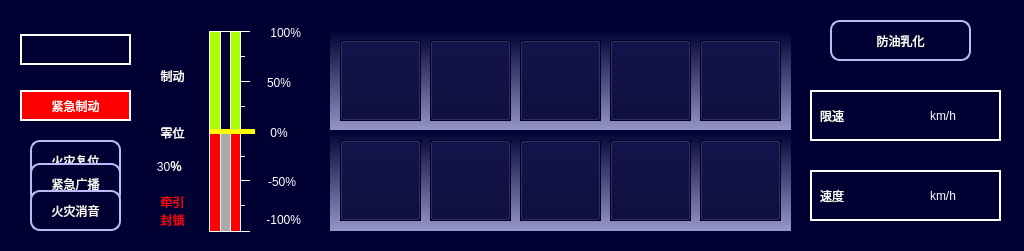
<?xml version="1.0" encoding="UTF-8"?>
<ui version="4.0">
 <class>VehicleStatusArea</class>
 <widget class="QWidget" name="VehicleStatusArea">
  <property name="geometry">
   <rect>
    <x>0</x>
    <y>0</y>
    <width>1024</width>
    <height>251</height>
   </rect>
  </property>
  <property name="windowTitle">
   <string>Form</string>
  </property>
  <property name="styleSheet">
   <string notr="true">QWidget
{
	background-color: rgb(0,0,50);
}


</string>
  </property>
  <widget class="QLabel" name="LBLSpeed">
   <property name="geometry">
    <rect>
     <x>20</x>
     <y>90</y>
     <width>111</width>
     <height>31</height>
    </rect>
   </property>
   <property name="styleSheet">
    <string notr="true">background-color: rgb(255, 0, 0);
color:white;
font:20px &quot;微软雅黑&quot;;
border:2px  solid;
border-color: rgb(255, 255, 255);
</string>
   </property>
   <property name="text">
    <string>紧急制动</string>
   </property>
   <property name="alignment">
    <set>Qt::AlignCenter</set>
   </property>
  </widget>
  <widget class="QLabel" name="LBLNetV">
   <property name="geometry">
    <rect>
     <x>820</x>
     <y>100</y>
     <width>51</width>
     <height>31</height>
    </rect>
   </property>
   <property name="styleSheet">
    <string notr="true">color:white;
font:24px &quot;微软雅黑&quot;;</string>
   </property>
   <property name="text">
    <string>限速</string>
   </property>
  </widget>
  <widget class="QPushButton" name="BTNHVAC">
   <property name="geometry">
    <rect>
     <x>340</x>
     <y>40</y>
     <width>81</width>
     <height>81</height>
    </rect>
   </property>
   <property name="focusPolicy">
    <enum>Qt::NoFocus</enum>
   </property>
   <property name="styleSheet">
    <string notr="true"/>
   </property>
   <property name="text">
    <string/>
   </property>
  </widget>
  <widget class="QPushButton" name="BTNSIV">
   <property name="geometry">
    <rect>
     <x>430</x>
     <y>40</y>
     <width>81</width>
     <height>81</height>
    </rect>
   </property>
   <property name="focusPolicy">
    <enum>Qt::NoFocus</enum>
   </property>
   <property name="styleSheet">
    <string notr="true"/>
   </property>
   <property name="text">
    <string/>
   </property>
  </widget>
  <widget class="QLabel" name="label">
   <property name="geometry">
    <rect>
     <x>330</x>
     <y>30</y>
     <width>461</width>
     <height>101</height>
    </rect>
   </property>
   <property name="styleSheet">
    <string notr="true">background:qlineargradient(spread:pad,x1:0,y1:0,x2:0,y2:1,stop:0 rgba(0,0,50,255),stop:1 rgba(150,150,200,255));</string>
   </property>
   <property name="text">
    <string/>
   </property>
  </widget>
  <widget class="QLabel" name="label_2">
   <property name="geometry">
    <rect>
     <x>330</x>
     <y>130</y>
     <width>461</width>
     <height>101</height>
    </rect>
   </property>
   <property name="styleSheet">
    <string notr="true">background:qlineargradient(spread:pad,x1:0,y1:0,x2:0,y2:1,stop:0 rgba(0,0,50,255),stop:1 rgba(150,150,200,255));</string>
   </property>
   <property name="text">
    <string/>
   </property>
  </widget>
  <widget class="QPushButton" name="BTNEDCU">
   <property name="geometry">
    <rect>
     <x>520</x>
     <y>40</y>
     <width>81</width>
     <height>81</height>
    </rect>
   </property>
   <property name="focusPolicy">
    <enum>Qt::NoFocus</enum>
   </property>
   <property name="styleSheet">
    <string notr="true"/>
   </property>
   <property name="text">
    <string/>
   </property>
  </widget>
  <widget class="QPushButton" name="BTNPIS">
   <property name="geometry">
    <rect>
     <x>610</x>
     <y>40</y>
     <width>81</width>
     <height>81</height>
    </rect>
   </property>
   <property name="focusPolicy">
    <enum>Qt::NoFocus</enum>
   </property>
   <property name="styleSheet">
    <string notr="true"/>
   </property>
   <property name="text">
    <string/>
   </property>
  </widget>
  <widget class="QPushButton" name="BTNTolopogy">
   <property name="geometry">
    <rect>
     <x>700</x>
     <y>40</y>
     <width>81</width>
     <height>81</height>
    </rect>
   </property>
   <property name="focusPolicy">
    <enum>Qt::NoFocus</enum>
   </property>
   <property name="styleSheet">
    <string notr="true"/>
   </property>
   <property name="text">
    <string/>
   </property>
  </widget>
  <widget class="QPushButton" name="BTNFire">
   <property name="geometry">
    <rect>
     <x>520</x>
     <y>140</y>
     <width>81</width>
     <height>81</height>
    </rect>
   </property>
   <property name="focusPolicy">
    <enum>Qt::NoFocus</enum>
   </property>
   <property name="styleSheet">
    <string notr="true"/>
   </property>
   <property name="text">
    <string/>
   </property>
  </widget>
  <widget class="QPushButton" name="BTNBCU">
   <property name="geometry">
    <rect>
     <x>340</x>
     <y>140</y>
     <width>81</width>
     <height>81</height>
    </rect>
   </property>
   <property name="focusPolicy">
    <enum>Qt::NoFocus</enum>
   </property>
   <property name="styleSheet">
    <string notr="true"/>
   </property>
   <property name="text">
    <string/>
   </property>
  </widget>
  <widget class="QPushButton" name="BTNTCU">
   <property name="geometry">
    <rect>
     <x>430</x>
     <y>140</y>
     <width>81</width>
     <height>81</height>
    </rect>
   </property>
   <property name="focusPolicy">
    <enum>Qt::NoFocus</enum>
   </property>
   <property name="styleSheet">
    <string notr="true"/>
   </property>
   <property name="text">
    <string/>
   </property>
  </widget>
  <widget class="QPushButton" name="BTNACP">
   <property name="geometry">
    <rect>
     <x>610</x>
     <y>140</y>
     <width>81</width>
     <height>81</height>
    </rect>
   </property>
   <property name="focusPolicy">
    <enum>Qt::NoFocus</enum>
   </property>
   <property name="styleSheet">
    <string notr="true"/>
   </property>
   <property name="text">
    <string/>
   </property>
  </widget>
  <widget class="QLabel" name="lbl_mode">
   <property name="geometry">
    <rect>
     <x>20</x>
     <y>34</y>
     <width>111</width>
     <height>31</height>
    </rect>
   </property>
   <property name="styleSheet">
    <string notr="true">QLabel
{
color:white;
font:20px &quot;微软雅黑&quot;;
border:2px  solid;
	border-color: rgb(255, 255, 255);
}</string>
   </property>
   <property name="text">
    <string/>
   </property>
   <property name="alignment">
    <set>Qt::AlignCenter</set>
   </property>
  </widget>
  <widget class="QLabel" name="LBLHVAC">
   <property name="geometry">
    <rect>
     <x>340</x>
     <y>40</y>
     <width>81</width>
     <height>81</height>
    </rect>
   </property>
   <property name="styleSheet">
    <string notr="true"/>
   </property>
   <property name="text">
    <string/>
   </property>
  </widget>
  <widget class="QLabel" name="LBLSIV">
   <property name="geometry">
    <rect>
     <x>430</x>
     <y>40</y>
     <width>81</width>
     <height>81</height>
    </rect>
   </property>
   <property name="styleSheet">
    <string notr="true"/>
   </property>
   <property name="text">
    <string/>
   </property>
  </widget>
  <widget class="QLabel" name="LBLReset">
   <property name="geometry">
    <rect>
     <x>700</x>
     <y>140</y>
     <width>81</width>
     <height>81</height>
    </rect>
   </property>
   <property name="styleSheet">
    <string notr="true"/>
   </property>
   <property name="text">
    <string/>
   </property>
  </widget>
  <widget class="QLabel" name="LBLEDCU">
   <property name="geometry">
    <rect>
     <x>520</x>
     <y>40</y>
     <width>81</width>
     <height>81</height>
    </rect>
   </property>
   <property name="styleSheet">
    <string notr="true"/>
   </property>
   <property name="text">
    <string/>
   </property>
  </widget>
  <widget class="QLabel" name="LBLPIS">
   <property name="geometry">
    <rect>
     <x>610</x>
     <y>40</y>
     <width>81</width>
     <height>81</height>
    </rect>
   </property>
   <property name="styleSheet">
    <string notr="true"/>
   </property>
   <property name="text">
    <string/>
   </property>
  </widget>
  <widget class="QLabel" name="LBLFire">
   <property name="geometry">
    <rect>
     <x>520</x>
     <y>140</y>
     <width>81</width>
     <height>81</height>
    </rect>
   </property>
   <property name="styleSheet">
    <string notr="true"/>
   </property>
   <property name="text">
    <string/>
   </property>
  </widget>
  <widget class="QLabel" name="LBLBCU">
   <property name="geometry">
    <rect>
     <x>340</x>
     <y>140</y>
     <width>81</width>
     <height>81</height>
    </rect>
   </property>
   <property name="styleSheet">
    <string notr="true"/>
   </property>
   <property name="text">
    <string/>
   </property>
  </widget>
  <widget class="QLabel" name="LBLACP">
   <property name="geometry">
    <rect>
     <x>610</x>
     <y>140</y>
     <width>81</width>
     <height>81</height>
    </rect>
   </property>
   <property name="styleSheet">
    <string notr="true"/>
   </property>
   <property name="text">
    <string/>
   </property>
  </widget>
  <widget class="QLabel" name="LBLTolopogy">
   <property name="geometry">
    <rect>
     <x>700</x>
     <y>40</y>
     <width>81</width>
     <height>81</height>
    </rect>
   </property>
   <property name="styleSheet">
    <string notr="true"/>
   </property>
   <property name="text">
    <string/>
   </property>
  </widget>
  <widget class="QLabel" name="LBLTCU">
   <property name="geometry">
    <rect>
     <x>430</x>
     <y>140</y>
     <width>81</width>
     <height>81</height>
    </rect>
   </property>
   <property name="styleSheet">
    <string notr="true"/>
   </property>
   <property name="text">
    <string/>
   </property>
  </widget>
  <widget class="QLabel" name="LBL_metrolimitspeed">
   <property name="geometry">
    <rect>
     <x>880</x>
     <y>100</y>
     <width>41</width>
     <height>31</height>
    </rect>
   </property>
   <property name="styleSheet">
    <string notr="true">color:white;
font:24px,&quot;微软雅黑&quot;;</string>
   </property>
   <property name="text">
    <string/>
   </property>
   <property name="alignment">
    <set>Qt::AlignCenter</set>
   </property>
  </widget>
  <widget class="QLabel" name="LBLNetV_3">
   <property name="geometry">
    <rect>
     <x>820</x>
     <y>180</y>
     <width>51</width>
     <height>31</height>
    </rect>
   </property>
   <property name="styleSheet">
    <string notr="true">color:white;
font:24px &quot;微软雅黑&quot;;</string>
   </property>
   <property name="text">
    <string>速度</string>
   </property>
  </widget>
  <widget class="QLabel" name="lbl_metrospeed">
   <property name="geometry">
    <rect>
     <x>880</x>
     <y>180</y>
     <width>41</width>
     <height>31</height>
    </rect>
   </property>
   <property name="styleSheet">
    <string notr="true">color:white;
font:24px,&quot;微软雅黑&quot;;</string>
   </property>
   <property name="text">
    <string/>
   </property>
   <property name="alignment">
    <set>Qt::AlignCenter</set>
   </property>
  </widget>
  <widget class="QLabel" name="LBLNetV_5">
   <property name="geometry">
    <rect>
     <x>930</x>
     <y>100</y>
     <width>61</width>
     <height>31</height>
    </rect>
   </property>
   <property name="styleSheet">
    <string notr="true">color:white;
font:24px &quot;微软雅黑&quot;;</string>
   </property>
   <property name="text">
    <string>km/h</string>
   </property>
  </widget>
  <widget class="QLabel" name="LBLNetV_6">
   <property name="geometry">
    <rect>
     <x>930</x>
     <y>180</y>
     <width>61</width>
     <height>31</height>
    </rect>
   </property>
   <property name="styleSheet">
    <string notr="true">color:white;
font:24px &quot;微软雅黑&quot;;</string>
   </property>
   <property name="text">
    <string>km/h</string>
   </property>
  </widget>
  <widget class="QWidget" name="widget_2" native="true">
   <property name="geometry">
    <rect>
     <x>180</x>
     <y>-10</y>
     <width>121</width>
     <height>250</height>
    </rect>
   </property>
   <property name="styleSheet">
    <string notr="true">background-color: rgb(0, 0, 50);</string>
   </property>
   <widget class="QLabel" name="Barlabel_left_24">
    <property name="geometry">
     <rect>
      <x>30</x>
      <y>41</y>
      <width>10</width>
      <height>100</height>
     </rect>
    </property>
    <property name="sizePolicy">
     <sizepolicy hsizetype="MinimumExpanding" vsizetype="Preferred">
      <horstretch>0</horstretch>
      <verstretch>0</verstretch>
     </sizepolicy>
    </property>
    <property name="styleSheet">
     <string notr="true">background-color: rgb(170, 255, 0);
border-color: rgb(255, 255, 255);</string>
    </property>
    <property name="text">
     <string/>
    </property>
   </widget>
   <widget class="QLabel" name="label_84">
    <property name="geometry">
     <rect>
      <x>80</x>
      <y>85</y>
      <width>31</width>
      <height>16</height>
     </rect>
    </property>
    <property name="styleSheet">
     <string notr="true">color: rgb(255, 255, 255);</string>
    </property>
    <property name="text">
     <string>50%</string>
    </property>
    <property name="alignment">
     <set>Qt::AlignRight|Qt::AlignTrailing|Qt::AlignVCenter</set>
    </property>
   </widget>
   <widget class="QLabel" name="label_85">
    <property name="geometry">
     <rect>
      <x>60</x>
      <y>66</y>
      <width>5</width>
      <height>1</height>
     </rect>
    </property>
    <property name="styleSheet">
     <string notr="true">background-color: rgb(255, 255, 255);</string>
    </property>
    <property name="text">
     <string/>
    </property>
   </widget>
   <widget class="QLabel" name="label_86">
    <property name="geometry">
     <rect>
      <x>29</x>
      <y>241</y>
      <width>41</width>
      <height>1</height>
     </rect>
    </property>
    <property name="styleSheet">
     <string notr="true">background-color: rgb(255, 255, 255);</string>
    </property>
    <property name="text">
     <string/>
    </property>
   </widget>
   <widget class="QLabel" name="label_87">
    <property name="geometry">
     <rect>
      <x>40</x>
      <y>42</y>
      <width>1</width>
      <height>200</height>
     </rect>
    </property>
    <property name="styleSheet">
     <string notr="true">background-color: rgb(255, 255, 255);</string>
    </property>
    <property name="text">
     <string/>
    </property>
   </widget>
   <widget class="QLabel" name="Barlabel_left_25">
    <property name="geometry">
     <rect>
      <x>50</x>
      <y>141</y>
      <width>10</width>
      <height>100</height>
     </rect>
    </property>
    <property name="styleSheet">
     <string notr="true">background-color: rgb(255, 0, 0);</string>
    </property>
    <property name="text">
     <string/>
    </property>
   </widget>
   <widget class="QLabel" name="label_88">
    <property name="geometry">
     <rect>
      <x>80</x>
      <y>135</y>
      <width>31</width>
      <height>16</height>
     </rect>
    </property>
    <property name="styleSheet">
     <string notr="true">color: rgb(255, 255, 255);</string>
    </property>
    <property name="text">
     <string>0% </string>
    </property>
    <property name="alignment">
     <set>Qt::AlignRight|Qt::AlignTrailing|Qt::AlignVCenter</set>
    </property>
   </widget>
   <widget class="QLabel" name="label_89">
    <property name="geometry">
     <rect>
      <x>60</x>
      <y>190</y>
      <width>10</width>
      <height>1</height>
     </rect>
    </property>
    <property name="styleSheet">
     <string notr="true">background-color: rgb(255, 255, 255);</string>
    </property>
    <property name="text">
     <string/>
    </property>
   </widget>
   <widget class="QLabel" name="label_90">
    <property name="geometry">
     <rect>
      <x>60</x>
      <y>42</y>
      <width>1</width>
      <height>200</height>
     </rect>
    </property>
    <property name="styleSheet">
     <string notr="true">background-color: rgb(255, 255, 255);</string>
    </property>
    <property name="text">
     <string/>
    </property>
   </widget>
   <widget class="QLabel" name="label_91">
    <property name="geometry">
     <rect>
      <x>75</x>
      <y>184</y>
      <width>41</width>
      <height>16</height>
     </rect>
    </property>
    <property name="styleSheet">
     <string notr="true">color: rgb(255, 255, 255);</string>
    </property>
    <property name="text">
     <string>-50%</string>
    </property>
    <property name="alignment">
     <set>Qt::AlignRight|Qt::AlignTrailing|Qt::AlignVCenter</set>
    </property>
   </widget>
   <widget class="QLabel" name="label_92">
    <property name="geometry">
     <rect>
      <x>50</x>
      <y>42</y>
      <width>1</width>
      <height>200</height>
     </rect>
    </property>
    <property name="styleSheet">
     <string notr="true">background-color: rgb(255, 255, 255);</string>
    </property>
    <property name="text">
     <string/>
    </property>
   </widget>
   <widget class="QLabel" name="label_93">
    <property name="geometry">
     <rect>
      <x>60</x>
      <y>116</y>
      <width>5</width>
      <height>1</height>
     </rect>
    </property>
    <property name="styleSheet">
     <string notr="true">background-color: rgb(255, 255, 255);</string>
    </property>
    <property name="text">
     <string/>
    </property>
   </widget>
   <widget class="QLabel" name="Barlabel_right_7">
    <property name="geometry">
     <rect>
      <x>51</x>
      <y>41</y>
      <width>9</width>
      <height>100</height>
     </rect>
    </property>
    <property name="styleSheet">
     <string notr="true">
background-color: rgb(170, 255, 0);
border-color: rgb(0, 0, 0);</string>
    </property>
    <property name="text">
     <string/>
    </property>
   </widget>
   <widget class="QLabel" name="label_94">
    <property name="geometry">
     <rect>
      <x>70</x>
      <y>220</y>
      <width>51</width>
      <height>20</height>
     </rect>
    </property>
    <property name="styleSheet">
     <string notr="true">color: rgb(255, 255, 255);</string>
    </property>
    <property name="text">
     <string>-100%</string>
    </property>
    <property name="alignment">
     <set>Qt::AlignRight|Qt::AlignTrailing|Qt::AlignVCenter</set>
    </property>
   </widget>
   <widget class="QLabel" name="lbl_progressbar_bg_value">
    <property name="geometry">
     <rect>
      <x>41</x>
      <y>141</y>
      <width>9</width>
      <height>100</height>
     </rect>
    </property>
    <property name="styleSheet">
     <string notr="true">background-color:rgb(170,170,170);</string>
    </property>
    <property name="text">
     <string/>
    </property>
   </widget>
   <widget class="QLabel" name="label_95">
    <property name="geometry">
     <rect>
      <x>29</x>
      <y>42</y>
      <width>1</width>
      <height>200</height>
     </rect>
    </property>
    <property name="styleSheet">
     <string notr="true">background-color: rgb(255, 255, 255);</string>
    </property>
    <property name="text">
     <string/>
    </property>
   </widget>
   <widget class="QLabel" name="Barlabel_left_26">
    <property name="geometry">
     <rect>
      <x>30</x>
      <y>141</y>
      <width>10</width>
      <height>100</height>
     </rect>
    </property>
    <property name="styleSheet">
     <string notr="true">background-color: rgb(255, 0, 0);</string>
    </property>
    <property name="text">
     <string/>
    </property>
   </widget>
   <widget class="QLabel" name="lbl_progressbar_value">
    <property name="geometry">
     <rect>
      <x>30</x>
      <y>139</y>
      <width>45</width>
      <height>5</height>
     </rect>
    </property>
    <property name="styleSheet">
     <string notr="true">background-color: rgb(255, 255, 0);</string>
    </property>
    <property name="text">
     <string/>
    </property>
   </widget>
   <widget class="QLabel" name="label_96">
    <property name="geometry">
     <rect>
      <x>29</x>
      <y>41</y>
      <width>41</width>
      <height>1</height>
     </rect>
    </property>
    <property name="styleSheet">
     <string notr="true">background-color: rgb(255, 255, 255);</string>
    </property>
    <property name="text">
     <string/>
    </property>
   </widget>
   <widget class="QLabel" name="label_97">
    <property name="geometry">
     <rect>
      <x>80</x>
      <y>35</y>
      <width>41</width>
      <height>16</height>
     </rect>
    </property>
    <property name="styleSheet">
     <string notr="true">color: rgb(255, 255, 255);</string>
    </property>
    <property name="text">
     <string>100%</string>
    </property>
    <property name="alignment">
     <set>Qt::AlignRight|Qt::AlignTrailing|Qt::AlignVCenter</set>
    </property>
   </widget>
   <widget class="QLabel" name="label_98">
    <property name="geometry">
     <rect>
      <x>60</x>
      <y>91</y>
      <width>10</width>
      <height>1</height>
     </rect>
    </property>
    <property name="styleSheet">
     <string notr="true">background-color: rgb(255, 255, 255);</string>
    </property>
    <property name="text">
     <string/>
    </property>
   </widget>
   <widget class="QLabel" name="label_99">
    <property name="geometry">
     <rect>
      <x>60</x>
      <y>140</y>
      <width>10</width>
      <height>1</height>
     </rect>
    </property>
    <property name="styleSheet">
     <string notr="true">background-color: rgb(255, 255, 255);</string>
    </property>
    <property name="text">
     <string/>
    </property>
   </widget>
   <widget class="QLabel" name="label_100">
    <property name="geometry">
     <rect>
      <x>60</x>
      <y>166</y>
      <width>5</width>
      <height>1</height>
     </rect>
    </property>
    <property name="styleSheet">
     <string notr="true">background-color: rgb(255, 255, 255);</string>
    </property>
    <property name="text">
     <string/>
    </property>
   </widget>
   <widget class="QLabel" name="label_101">
    <property name="geometry">
     <rect>
      <x>60</x>
      <y>215</y>
      <width>5</width>
      <height>1</height>
     </rect>
    </property>
    <property name="styleSheet">
     <string notr="true">background-color: rgb(255, 255, 255);</string>
    </property>
    <property name="text">
     <string/>
    </property>
   </widget>
   <zorder>Barlabel_left_24</zorder>
   <zorder>label_84</zorder>
   <zorder>label_85</zorder>
   <zorder>label_86</zorder>
   <zorder>label_87</zorder>
   <zorder>Barlabel_left_25</zorder>
   <zorder>label_88</zorder>
   <zorder>label_89</zorder>
   <zorder>label_90</zorder>
   <zorder>label_91</zorder>
   <zorder>label_92</zorder>
   <zorder>label_93</zorder>
   <zorder>Barlabel_right_7</zorder>
   <zorder>label_94</zorder>
   <zorder>lbl_progressbar_bg_value</zorder>
   <zorder>label_95</zorder>
   <zorder>Barlabel_left_26</zorder>
   <zorder>label_96</zorder>
   <zorder>label_97</zorder>
   <zorder>label_98</zorder>
   <zorder>label_99</zorder>
   <zorder>label_100</zorder>
   <zorder>label_101</zorder>
   <zorder>lbl_progressbar_value</zorder>
  </widget>
  <widget class="QLabel" name="lbl_level_name">
   <property name="geometry">
    <rect>
     <x>150</x>
     <y>50</y>
     <width>45</width>
     <height>51</height>
    </rect>
   </property>
   <property name="styleSheet">
    <string notr="true">QLabel
{
color:white;
font:20px &quot;微软雅黑&quot;;
}</string>
   </property>
   <property name="text">
    <string>制动</string>
   </property>
   <property name="alignment">
    <set>Qt::AlignCenter</set>
   </property>
  </widget>
  <widget class="QLabel" name="lbl_level_value">
   <property name="geometry">
    <rect>
     <x>134</x>
     <y>150</y>
     <width>71</width>
     <height>31</height>
    </rect>
   </property>
   <property name="styleSheet">
    <string notr="true">QLabel
{
color:white;
font:20px &quot;微软雅黑&quot;;
}</string>
   </property>
   <property name="text">
    <string>30％</string>
   </property>
   <property name="alignment">
    <set>Qt::AlignCenter</set>
   </property>
  </widget>
  <widget class="QLabel" name="lbl_notract_nobrake">
   <property name="geometry">
    <rect>
     <x>150</x>
     <y>117</y>
     <width>45</width>
     <height>31</height>
    </rect>
   </property>
   <property name="styleSheet">
    <string notr="true">QLabel
{
color:white;
font:20px &quot;微软雅黑&quot;;
}</string>
   </property>
   <property name="text">
    <string>零位</string>
   </property>
   <property name="alignment">
    <set>Qt::AlignCenter</set>
   </property>
  </widget>
  <widget class="QPushButton" name="BTNReset">
   <property name="geometry">
    <rect>
     <x>700</x>
     <y>140</y>
     <width>81</width>
     <height>81</height>
    </rect>
   </property>
   <property name="focusPolicy">
    <enum>Qt::NoFocus</enum>
   </property>
   <property name="styleSheet">
    <string notr="true"/>
   </property>
   <property name="text">
    <string/>
   </property>
  </widget>
  <widget class="QPushButton" name="BTNResetFirealarm">
   <property name="geometry">
    <rect>
     <x>30</x>
     <y>140</y>
     <width>91</width>
     <height>41</height>
    </rect>
   </property>
   <property name="focusPolicy">
    <enum>Qt::NoFocus</enum>
   </property>
   <property name="whatsThis">
    <string>1</string>
   </property>
   <property name="styleSheet">
    <string notr="true">border:2px solid rgb(187,188,247);
color: rgb(255, 255, 255);
font:14px &quot;微软雅黑&quot;;
border-radius:10px;</string>
   </property>
   <property name="text">
    <string>火灾复位</string>
   </property>
  </widget>
  <widget class="QLabel" name="label_3">
   <property name="geometry">
    <rect>
     <x>810</x>
     <y>90</y>
     <width>191</width>
     <height>51</height>
    </rect>
   </property>
   <property name="styleSheet">
    <string notr="true">border:2px  solid;
border-color: rgb(255, 255, 255);</string>
   </property>
   <property name="text">
    <string/>
   </property>
  </widget>
  <widget class="QLabel" name="label_4">
   <property name="geometry">
    <rect>
     <x>810</x>
     <y>170</y>
     <width>191</width>
     <height>51</height>
    </rect>
   </property>
   <property name="styleSheet">
    <string notr="true">border:2px  solid;
border-color: rgb(255, 255, 255);</string>
   </property>
   <property name="text">
    <string/>
   </property>
  </widget>
  <widget class="QPushButton" name="BTNEmergencyBrocast">
   <property name="geometry">
    <rect>
     <x>30</x>
     <y>163</y>
     <width>91</width>
     <height>41</height>
    </rect>
   </property>
   <property name="focusPolicy">
    <enum>Qt::NoFocus</enum>
   </property>
   <property name="whatsThis">
    <string>1</string>
   </property>
   <property name="styleSheet">
    <string notr="true">border:2px solid rgb(187,188,247);
color: rgb(255, 255, 255);
font:14px &quot;微软雅黑&quot;;
border-radius:10px;</string>
   </property>
   <property name="text">
    <string>紧急广播</string>
   </property>
  </widget>
  <widget class="QPushButton" name="BTNResetFireBEEP">
   <property name="geometry">
    <rect>
     <x>30</x>
     <y>190</y>
     <width>91</width>
     <height>41</height>
    </rect>
   </property>
   <property name="focusPolicy">
    <enum>Qt::NoFocus</enum>
   </property>
   <property name="whatsThis">
    <string>2</string>
   </property>
   <property name="styleSheet">
    <string notr="true">border:2px solid rgb(187,188,247);
color: rgb(255, 255, 255);
font:14px &quot;微软雅黑&quot;;
border-radius:10px;</string>
   </property>
   <property name="text">
    <string>火灾消音</string>
   </property>
  </widget>
  <widget class="QPushButton" name="BTN_fangyou">
   <property name="geometry">
    <rect>
     <x>830</x>
     <y>20</y>
     <width>141</width>
     <height>41</height>
    </rect>
   </property>
   <property name="focusPolicy">
    <enum>Qt::NoFocus</enum>
   </property>
   <property name="whatsThis">
    <string>2</string>
   </property>
   <property name="styleSheet">
    <string notr="true">border:2px solid rgb(187,188,247);
color: rgb(255, 255, 255);
font:14px &quot;微软雅黑&quot;;
border-radius:10px;</string>
   </property>
   <property name="text">
    <string>防油乳化</string>
   </property>
  </widget>
  <widget class="QLabel" name="lbl_qianyinfengsuo">
   <property name="geometry">
    <rect>
     <x>150</x>
     <y>180</y>
     <width>45</width>
     <height>61</height>
    </rect>
   </property>
   <property name="styleSheet">
    <string notr="true">QLabel
{
color:red;
font:20px &quot;微软雅黑&quot;;
}</string>
   </property>
   <property name="text">
    <string>牵引
封锁</string>
   </property>
   <property name="alignment">
    <set>Qt::AlignCenter</set>
   </property>
  </widget>
  <zorder>LBLSpeed</zorder>
  <zorder>label</zorder>
  <zorder>label_2</zorder>
  <zorder>LBLHVAC</zorder>
  <zorder>LBLSIV</zorder>
  <zorder>LBLReset</zorder>
  <zorder>LBLEDCU</zorder>
  <zorder>LBLPIS</zorder>
  <zorder>LBLFire</zorder>
  <zorder>LBLBCU</zorder>
  <zorder>LBLACP</zorder>
  <zorder>LBLTolopogy</zorder>
  <zorder>LBLTCU</zorder>
  <zorder>label_3</zorder>
  <zorder>label_4</zorder>
  <zorder>LBLNetV_3</zorder>
  <zorder>LBLNetV_6</zorder>
  <zorder>LBLNetV</zorder>
  <zorder>LBLNetV_5</zorder>
  <zorder>LBL_metrolimitspeed</zorder>
  <zorder>lbl_metrospeed</zorder>
  <zorder>lbl_mode</zorder>
  <zorder>BTNResetFirealarm</zorder>
  <zorder>widget_2</zorder>
  <zorder>lbl_level_value</zorder>
  <zorder>lbl_notract_nobrake</zorder>
  <zorder>lbl_level_name</zorder>
  <zorder>BTNHVAC</zorder>
  <zorder>BTNBCU</zorder>
  <zorder>BTNSIV</zorder>
  <zorder>BTNTCU</zorder>
  <zorder>BTNEDCU</zorder>
  <zorder>BTNFire</zorder>
  <zorder>BTNPIS</zorder>
  <zorder>BTNACP</zorder>
  <zorder>BTNTolopogy</zorder>
  <zorder>BTNReset</zorder>
  <zorder>BTNEmergencyBrocast</zorder>
  <zorder>BTNResetFireBEEP</zorder>
  <zorder>BTN_fangyou</zorder>
  <zorder>lbl_qianyinfengsuo</zorder>
 </widget>
 <resources/>
 <connections/>
</ui>
